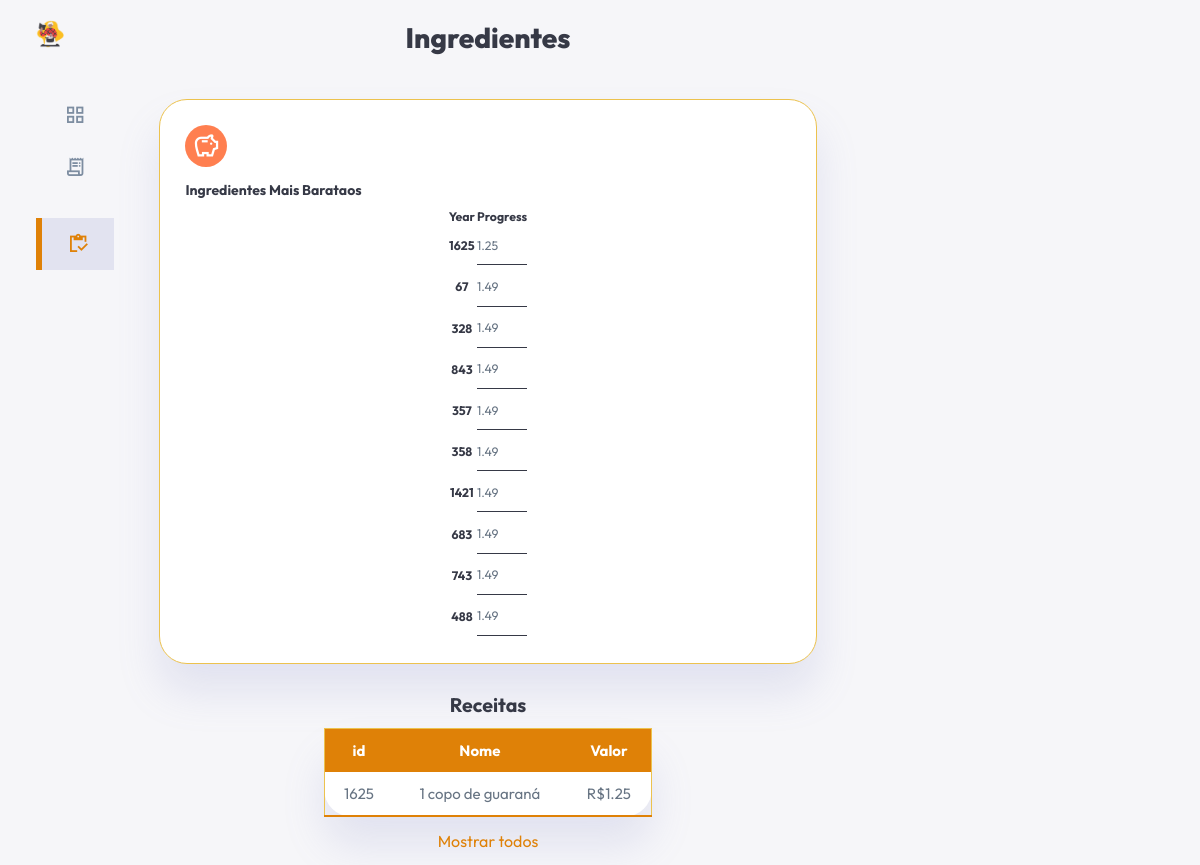
Screenshot of /views/Ingredientes.php?id=1625 with the database file from the repository.
### tables this page shows
CREATE TABLE `tbingrediente` (
  `idIngrediente` int(11) NOT NULL,
  `nomeIngrediente` varchar(100) DEFAULT NULL,
  `valorIngrediente` float DEFAULT NULL
);

### models/Ingrediente.php (called while the page is built, shortened)
<?php
    class Ingrediente{
        public function listar(){
            $con = Conexao::conectar();
            $querySelect = "SELECT * FROM tbingrediente";
            $resultado = $con->query($querySelect);
            $lista = $resultado->fetchAll();
            return $lista;
        }
        public function listarId($id){
            $con = Conexao::conectar();
            $querySelect = "SELECT * FROM tbingrediente WHERE idIngrediente = " . $id;
            $resultado = $con->query($querySelect);
            $lista = $resultado->fetchAll();
            return $lista;
        }
        public function maisBaratos(){
            $con = Conexao::conectar();
            $querySelect = "SELECT tbingrediente.idIngrediente, tbingrediente.nomeIngrediente, tbingrediente.valorIngrediente FROM tbingrediente
                            WHERE tbingrediente.valorIngrediente != 0.0
                            ORDER BY valorIngrediente
                            LIMIT 10;";
            $resultado = $con->query($querySelect);
            $lista = $resultado->fetchAll();
            return $lista;
        }
    }
?>

### views/Ingredientes.php (the view, shortened to what this page needs)
<?php
require_once('../models/Ingrediente.php');
$ingrediente = new Ingrediente();
$maisBaratos = $ingrediente->maisBaratos();
$ingredientes = $ingrediente->listar();
if (isset($_GET['id'])){
    $ingredientes = $ingrediente->listarId($_GET['id']);
}
?>
<!DOCTYPE html>
<html lang="en">
<head>
    <link rel="stylesheet" href="../css/style.css">
    <link rel="stylesheet" href="https://cdn.jsdelivr.net/npm/charts.css/dist/charts.min.css">
</head>
<body>
    <div class="container">
        <aside>
            <div class="top">
                <div class="logo">
                    <img src="../images/vovo.png" >
                </div>
            </div>
            <div class="sidebar">
                <a href="Index.php" >
                    <span class="material-symbols-sharp">grid_view</span>
                </a>
                <a href="Receitas.php">
                    <span class="material-symbols-sharp">receipt_long</span>
                </a>
                <a href="Ingredientes.php" class="active">
                    <span class="material-symbols-sharp">inventory</span>
                </a>
            </div>
        </aside>
        <main>
            <h1>Ingredientes</h1>
            <div class="insights-one" style='grid-template-columns: repeat(1, 1fr);'>
                <div class="sales">
                    <span class="material-symbols-sharp">savings</span>
                        <div class="left">
                            <h3>Ingredientes Mais Barataos</h3>
                            <table id="column-example-14"
                                class="charts-css column show-labels show-primary-axis show-data-axes">
                                <thead>
                                    <tr>
                                        <th scope="col"> Year </th>
                                        <th scope="col"> Progress </th>
                                    </tr>
                                </thead>
                                <tbody>
                                <?php
                                $html = "";
                                $last = count($maisBaratos)-1;
                                $max = intval($maisBaratos[$last]['valorIngrediente']);
                                foreach ($maisBaratos as $ingredient){
                                    $porcent = intval($ingredient['valorIngrediente']) / $max;
                                    $html .= "<tr>
                                                <th scope='row'><a href='Ingredientes.php?id={$ingredient['idIngrediente']}'>{$ingredient['idIngrediente']}</a></th>
                                                <td style='--size:{$porcent}'>{$ingredient['valorIngrediente']}</td>
                                            </tr>
                                            ";
                                }
                                echo $html;
                                ?>
                                </tbody>
                            </table>
                        </div>
                </div>
            </div>
            <div class="recent-ingredients" style="display: flex; flex-direction: column; align-items: center;">
                <h2>Receitas</h2>
                <table class="styled-table" style="width: 50%">
                    <thead>
                        <tr>
                            <th>id</th>
                            <th>Nome</th>
                            <th>Valor</th>
                        </tr>
                    </thead>
                    <tbody>
                        <?php
                        $html = "";
                        foreach($ingredientes as $ingrediente){
                            $html .= "<tr>
                                        <td>{$ingrediente['idIngrediente']}</td>
                                        <td>{$ingrediente['nomeIngrediente']}</td>
                                        <td>R\${$ingrediente['valorIngrediente']}</td>
                                    </tr>
                                    ";
                        }
                        echo $html;
                        ?>
                    </tbody>
                </table>
                <a href="Ingredientes.php">Mostrar todos</a>
            </div>
        </main>
    </div>
</body>
</html>

### css/style.css (style rules this page uses)
:root { --color-primary: #df8107; --color-danger: #d19a24; --color-success: #41f1b6; --color-warning: #df7132; --color-white: #fff; --color-info-dark: #7d8da1; --color-info-light: #dce1eb; --color-dark: #363946; --color-light: rgba(132, 139, 200, 0.18); --color-primary-variant: #d8a929; --color-dark-variant: #677483; --color-background: #f6f6f9; --color-sunny: #d19a24; --color-winter: #1dacd8; --color-sunset: #d86420; --card-border-radius: 2rem; --border-radius-1: 0.4rem; --border-radius-2: 0.8rem; --border-radius-3: 1.2rem; --border-color: 1px solid #ecc24e; --card-padding: 1.8rem; --padding-1: 1.2rem; --box-shadow: 0 2rem 3rem var(--color-light); }
* { margin: 0; padding: 0; outline: 0; appearance: none; border: 0; text-decoration: none; list-style: none; box-sizing: border-box; }
html { font-size: 14px; }
body { width: 100vw; height: 100vh; font-family: Outfit, sans-serif; font-size: 0.88rem; background: var(--color-background); user-select: none; overflow-x: hidden; color: var(--color-dark); }
.container { display: grid; width: 96%; margin: 0 auto; gap: 1.8rem; grid-template-columns: 14rem auto 23rem; }
a { color: var(--color-dark); }
img { display: block; width: 100%; }
h1 { font-weight: 800; font-size: 2rem; }
h2 { font-size: 1.4rem; }
h3 { font-size: 0.87rem; }
aside { height: 100vh; }
aside .top { display: flex; align-items: center; justify-content: space-between; margin-top: 1.4rem; }
aside .logo { display: flex; gap: 0.8rem; }
aside .logo img { width: 2rem; height: 2rem; }
aside .sidebar { display: flex; flex-direction: column; height: 86vh; position: relative; top: 3rem; }
aside .sidebar a { display: flex; color: var(--color-info-dark); margin-left: 2rem; gap: 1rem; align-items: center; position: relative; height: 3.7rem; transition: all 300ms ease; }
aside .sidebar a span { font-size: 1.6rem; transition: all 300ms ease; }
aside .sidebar a.active { background: var(--color-light); color: var(--color-primary); margin-left: 0; }
aside .sidebar a.active:before { content: ""; width: 6px; height: 100%; background: var(--color-primary); }
aside .sidebar a.active span { color: var(--color-primary); margin-left: calc(1rem - 3px); }
main { margin-top: 1.4rem; }
main .insights-one { display: grid; grid-template-columns: repeat(1, 1fr); gap: 1rem; justify-content: center; align-content: center; }
main .insights-one>div { background: var(--color-white); padding: var(--card-padding); border-radius: var(--card-border-radius); border: var(--border-color); margin-top: 1rem; box-shadow: var(--box-shadow); transition: all 300ms ease; }
main .insights-one>div span { background: coral; padding: 0.5rem; border-radius: 50%; color: var(--color-white); font-size: 2rem; }
main .insights-one h3 { margin: 1rem 0 0.6rem; font-size: 1rem; }
main .recent-ingredients { margin-top: 2rem; font-size: 16px; }
main .recent-ingredients h2 { margin-bottom: 0.8rem; }
main .recent-ingredients table { background: var(--color-white); width: 100%; border-radius: var(--card-border-radius); border: var(--border-color); padding: var(--card-padding); text-align: center; box-shadow: var(--box-shadow); transition: all 300ms ease; }
main .recent-ingredients a { text-align: center; display: block; margin: 1rem auto; font-size: 16px; color: var(--color-primary); }
main table tbody td { height: 2.8rem; border-bottom: 1px solid var(--color-dark); color: var(--color-dark-variant); }
@media screen and (max-width: 1200px) { .container { width: 94%; grid-template-columns: 7rem auto 23rem; } }
@media screen and (max-width: 1200px) { aside .sidebar a { width: 5.6rem; } }
@media screen and (max-width: 1200px) { aside .sidebar a:last-child { position: relative; margin-top: 1.8rem; } }
.styled-table { border-collapse: collapse; margin: auto; font-size: 0.9em; font-family: sans-serif; min-width: 150px; box-shadow: 0 0 20px rgba(0, 0, 0, 0.15); font-family: Outfit, sans-serif; font-size: 15px; width: 300px; }
.styled-table thead tr { background-color: var(--color-primary); color: #ffffff; text-align: left; }
.styled-table th, .styled-table td { padding: 12px 15px; }
.styled-table th { text-align: center; font-weight: bold; }
.styled-table tbody tr { border-bottom: 1px solid #dddddd; }
.styled-table tbody tr:last-of-type { border-bottom: 2px solid var(--color-primary); }
#column-example-14 { height: 150px; max-width: 1200px; margin: 0 auto; }
h1 { margin: 0 0 30px 0; text-align: center; }

### rows the page displays
tbingrediente: idIngrediente "1625", $porcent 1 (drawn), valorIngrediente "1.25", nomeIngrediente "1 copo de guaraná"
tbingrediente: idIngrediente "67", $porcent 1 (drawn), valorIngrediente "1.49"
tbingrediente: idIngrediente "328", $porcent 1 (drawn), valorIngrediente "1.49"
tbingrediente: idIngrediente "843", $porcent 1 (drawn), valorIngrediente "1.49"
tbingrediente: idIngrediente "357", $porcent 1 (drawn), valorIngrediente "1.49"
tbingrediente: idIngrediente "358", $porcent 1 (drawn), valorIngrediente "1.49"
tbingrediente: idIngrediente "1421", $porcent 1 (drawn), valorIngrediente "1.49"
tbingrediente: idIngrediente "683", $porcent 1 (drawn), valorIngrediente "1.49"
tbingrediente: idIngrediente "743", $porcent 1 (drawn), valorIngrediente "1.49"
tbingrediente: idIngrediente "488", valorIngrediente "1.49"
